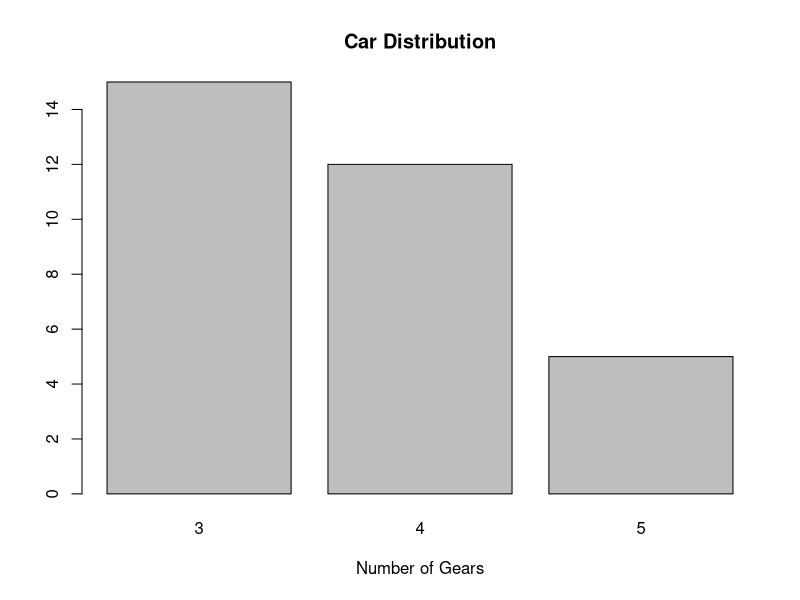

Generate this figure with R:
getwd()

mtcars
mtcars_table <- table(mtcars$gear)
mtcars_table

?plot
barplot(mtcars_table, main = "Car Distribution", xlab = "Number of Gears")
